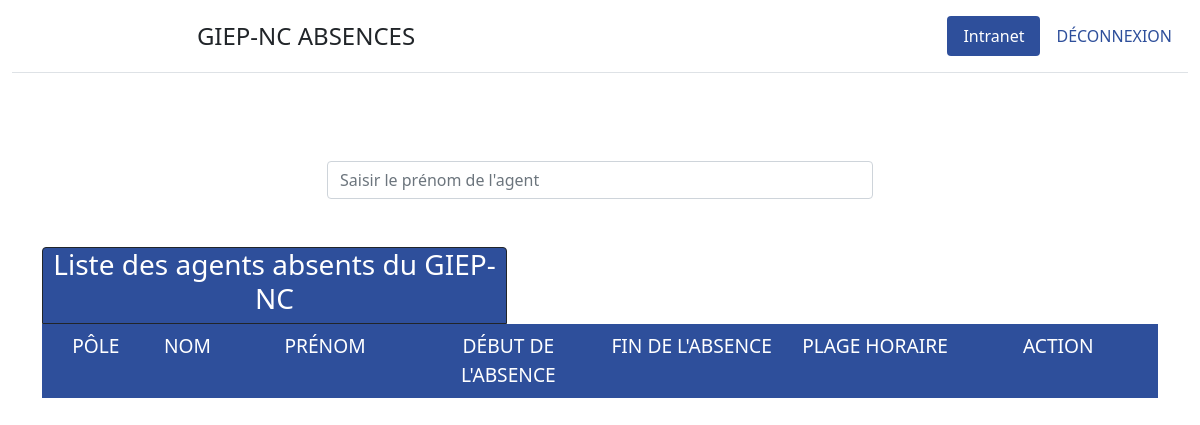
The app's page / (signed in), older data.
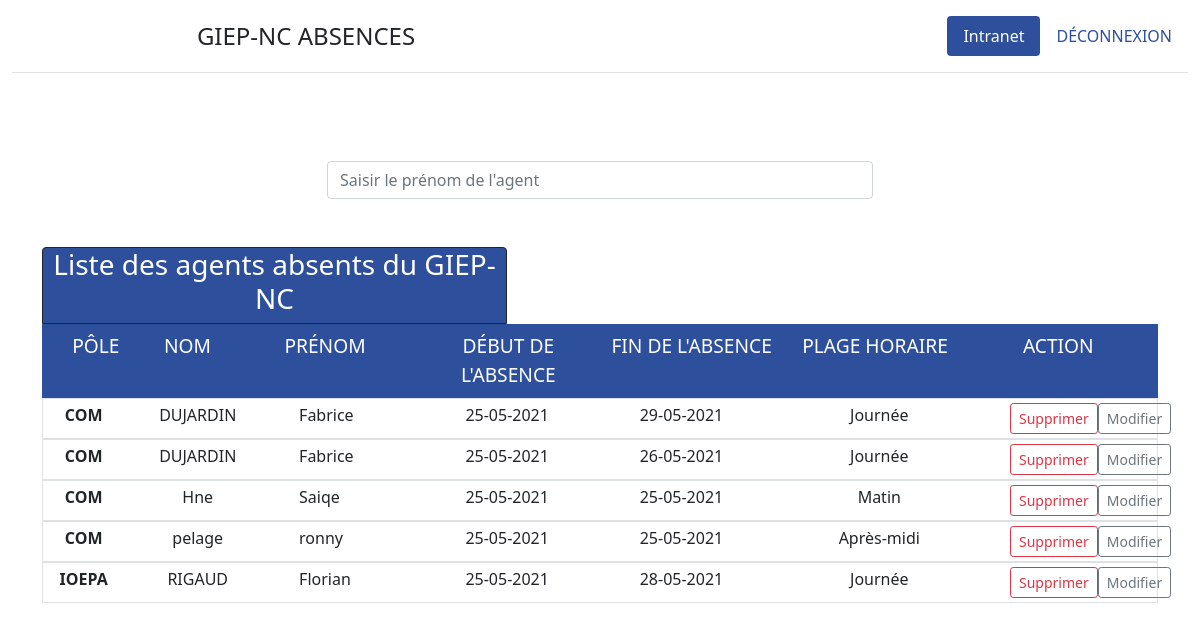
The same page, newer data.
### tables this page shows
CREATE TABLE IF NOT EXISTS `absences_absences` (
  `id` int NOT NULL AUTO_INCREMENT,
  `agents_id` int NOT NULL,
  `motifs_id` int NOT NULL,
  `date_start` date NOT NULL,
  `date_end` date NOT NULL,
  PRIMARY KEY (`id`),
  KEY `fk_absences_agents_idx` (`agents_id`),
  KEY `fk_rh_add_absences_motifs1_idx` (`motifs_id`)
);

CREATE TABLE IF NOT EXISTS `agents` (
  `id` int NOT NULL AUTO_INCREMENT,
  `name` varchar(45) DEFAULT NULL,
  `first_name` varchar(45) DEFAULT NULL,
  `pole_service` varchar(45) DEFAULT NULL,
  `function` varchar(45) DEFAULT NULL,
  `passwords` varchar(45) DEFAULT NULL,
  `active` tinyint NOT NULL DEFAULT '0',
  `email` varchar(70) DEFAULT NULL,
  `connexion_absences` tinyint NOT NULL DEFAULT '0',
  PRIMARY KEY (`id`)
);

CREATE TABLE IF NOT EXISTS `absences_arguments` (
  `id` int NOT NULL AUTO_INCREMENT,
  `motif` varchar(45) NOT NULL,
  PRIMARY KEY (`id`)
);

### index.php (called while the page is built)
<?php require 'classes/database.php';?>
<?php include("model/header.php");?>
<?php include('model/parts/navbar.php'); ?>
<?php include("model/form.php");?>
<?php require 'model/footer.php';?>

### model/form.php (the view, shortened to what this page needs)
<?php
if(!isset($_SESSION["loggedIn"]) || $_SESSION["loggedIn"] == false):
    ?>
<?php
        header("refresh:0; views/login.php");
    else:
?>
<div class="container">
  <form class="container " id="form1" action="index.php" method="post">
    <div class="col-6 formulaire m-auto ">
      <div class="title col-md-12 text-center text-uppercase mb-3">
        <div class="col-md-6 pt-5">
        </div>
      </div>
      <div class="col-md-12   text-center">
        <div class="col-md-12">
          <input type="text" class="form-control" placeholder="Saisir le prénom de l'agent" aria-label="name" id="name"
            name="name" onkeyup="autocomplet()" autocomplete="off" onclick="datnow();" >
        </div>
      </div>
    </div>
  </form>
  <?php
  try {
    $pole_service = "pole_service";
    $stmt = $conn->prepare('SELECT pole_service, name,first_name,DATE_FORMAT(date_start, "%d-%m-%Y") AS `date_start`,DATE_FORMAT(date_end, "%d-%m-%Y") AS `date_end`,motif,absences_absences.id FROM `absences_absences`,`agents`,`absences_arguments` WHERE  motifs_id=absences_arguments.id AND agents_id=agents.id AND CURRENT_DATE <= date_end ORDER BY pole_service=? , name');
    $stmt->execute([$pole_service]);
    $posts = $stmt->fetchAll(PDO::FETCH_ASSOC);
    }catch(PDOException $e) {
      echo "Error: " . $e->getMessage();
    }
?>
  <div class="pole col-md-5 border border-1 border-dark rounded-top mt-5 mb-0 text-center"
    style="background-color:#2e4f9b;color:white;">
    <h3>Liste des agents absents du GIEP-NC</h3>
  </div>
  <div class="col-12 d-md-flex d-none p-2 text-uppercase text-center" style="background-color:#2e4f9b;color:white; font-size: 1.2em;">
    <div class="col-md-1 "> Pôle </div>
    <div class="col-md-1 "> Nom </div>
    <div class="col-md-2 "> Prénom </div>
    <div class="col-md-2 "> Début de l'absence </div>
    <div class="col-md-2 "> Fin de l'absence </div>
    <div class="col-md-2  "> Plage horaire</div>
    <div class="col-md-2  text-center">Action</div>
  </div>
  <?php foreach ($posts as $post): ?>
  <form action="" class="border" method="POST">
    <div class="col-md-12  d-flex pt-1 pb-1">
      <div class="col-6 col-md-10 d-md-flex text-center">
        <div class="col-md-1 col-12 ps-md-1 fw-bold text-uppercase">
          <?=$post['pole_service']?>
        </div>
        <div class="col-md-2 col-12">
          <?=$post['name']?>
        </div>
        <div class="col-md-2 text-start px-4 col-12">
          <?=$post['first_name']?>
        </div>
        <div class="col-md-2 col-12">
          <span class="date_start_reel_<?=$post['id']?>">
            <?=$post['date_start']?>
          </span>
        </div>
        <div class="col-md-2 col-12 text-end pe-3">
          <span class="date_end_reel_<?=$post['id']?>">
            <?=$post['date_end']?>
          </span>
        </div>
        <div class="col-md-3 col-12 ps-5">
          <span class="motif_reel_<?=$post['id']?>">
            <?=$post['motif']?>
          </span>
        </div>
      </div>
      <div class="col-md-1 col-6 ">
        <div class="col-md-2 col-12 text-center pt-5 pt-md-0 m-auto">
          <div class="button-absence-<?=$post['id']?> d-md-flex" id="button-absence-<?=$post['id']?>">
            <a class="btn-<?=$post['id']?>" href="views/delete.php?id=<?=$post['id']?>">
              <button type='button' class='btn btn-sm btn-outline-danger'>Supprimer</button>
            </a>
            <a class="btn-<?=$post['id']?>" href="#">
            <button type='button' id="button-absence-<?=$post['id']?>" class='btn btn-sm btn-outline-secondary '
              onclick="update('<?=$post['id']?>','<?=$post['motif']?>','<?=$post['date_start']?>','<?=$post['date_end']?>')">Modifier</button>
            </a>
          </div>
        </div>
      </div>
    </div>
  </form>
  <?php endforeach; ?>
  <?php endif;

### model/header.php (shortened to what this page needs)
<!DOCTYPE html>
<html lang="fr">
<head>
    <link href="https://cdn.jsdelivr.net/npm/bootstrap@5.0.0-beta3/dist/css/bootstrap.min.css" rel="stylesheet">

### model/parts/navbar.php (shortened to what this page needs)
<?php
  $root = "http://192.168.40.77/applications/absence/";
  $logout_path = $root . "views/logout.php";
?>
</head>
<body>
<?php
if(!isset($_SESSION["loggedIn"]) || $_SESSION["loggedIn"] == false):
    ?>
<div class="alert alert-danger">
  <strong><?php echo "LOGIN FIRST"; ?></strong>
</div>
<?php
        header("refresh:2; views/login.php");
    else:
?>
<div class="container-fluid">
<header class="col-md-12 m-auto d-flex flex-wrap justify-content-center py-3 mb-4 border-bottom">
    <a href="<?php echo $root . "index.php" ?>"
        class="col-md-6 col-12 d-flex align-items-center mb-3 mb-md-0 me-md-auto text-dark text-decoration-none flex-wrap justify-content-center">
        <span class="fs-4">GIEP-NC ABSENCES</span>
    </a>
    <ul class="nav nav-pills">
        <li class="nav-item" ><a href="http://intranet_dev/liste-des-agents-absents-du-giep-nc/" class="nav-link active"style="background-color:#2e4f9b;" target="_blank">Intranet</a></li>
        <li class="nav-item"><a href="<?php echo $logout_path; ?>" class="nav-link text-uppercase" style="color:#2e4f9b;">Déconnexion</a></li>
    </ul>
</header>
<?php endif;

### model/footer.php (shortened to what this page needs)
</body>
</html>

Row changes from the older to the newer data that the page shows:
added absences_absences: agents.pole_service "COM", agents.name "DUJARDIN", agents.first_name "Fabrice", date_start "25-05-2021", date_end "29-05-2021", motifs.motif "Journée"
added absences_absences: agents.pole_service "COM", agents.name "DUJARDIN", agents.first_name "Fabrice", date_start "25-05-2021", date_end "26-05-2021", motifs.motif "Journée"
added absences_absences: agents.pole_service "COM", agents.name "Hne", agents.first_name "Saiqe", date_start "25-05-2021", date_end "25-05-2021", motifs.motif "Matin"
added absences_absences: agents.pole_service "COM", agents.name "pelage", agents.first_name "ronny", date_start "25-05-2021", date_end "25-05-2021", motifs.motif "Après-midi"
added absences_absences: agents.pole_service "IOEPA", agents.name "RIGAUD", agents.first_name "Florian", date_start "25-05-2021", date_end "28-05-2021", motifs.motif "Journée"
